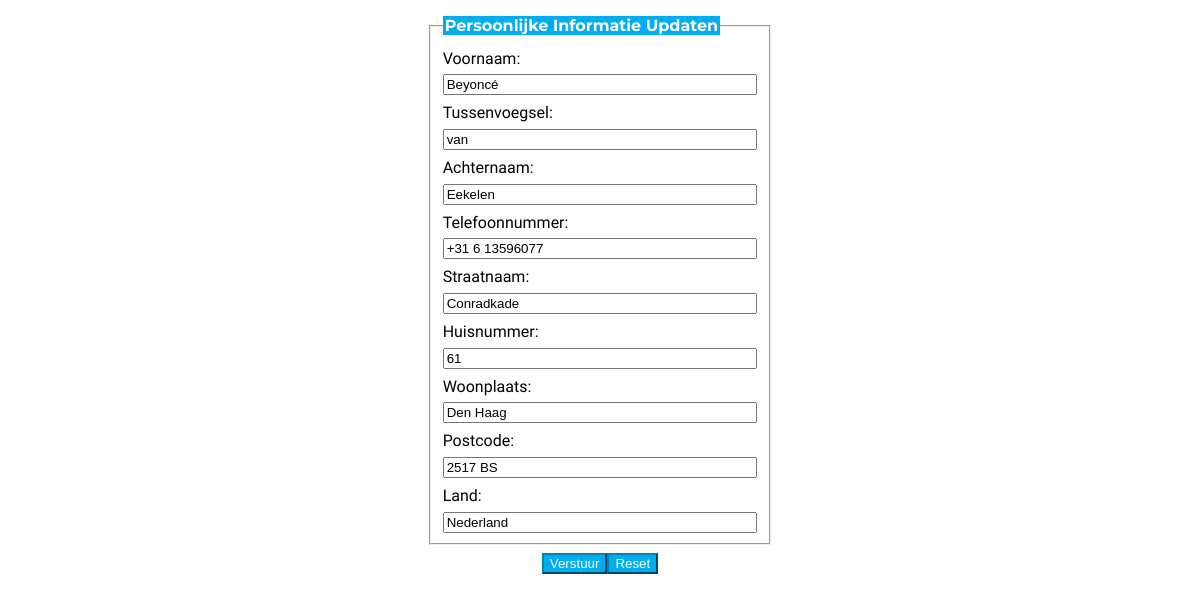
The app's page /client/update.php?id=1 with its own data.
### tables this page shows
CREATE TABLE IF NOT EXISTS `persoon` (
  `ID` smallint UNSIGNED NOT NULL AUTO_INCREMENT,
  `firstname` varchar(30) NOT NULL,
  `infix` varchar(30) DEFAULT NULL,
  `lastname` varchar(30) NOT NULL,
  `phonenumber` varchar(18) NOT NULL,
  `streetname` varchar(100) NOT NULL,
  `housenumber` varchar(10) NOT NULL,
  `locality` varchar(58) NOT NULL,
  `postalcode` varchar(10) NOT NULL,
  `country` varchar(61) NOT NULL,
  PRIMARY KEY (`ID`)
);

### client/update.php (the view, shortened to what this page needs)
<?php
require('config/config.php');
$dsn = "mysql:host=$dbHost;dbname=$dbName;charset=$dbCharset";
try {
    $pdo = new PDO($dsn, $dbUser, $dbPass);
} catch (PDOException $e) {
    console_log('Interne Server Error, neem contact op met de Database Beheerder');
    console_log($e->getMessage());
}
$sql = "SELECT   ID
                ,firstname AS FN
                ,infix
                ,lastname AS LN
                ,phonenumber AS PNR
                ,streetname AS STRN
                ,housenumber AS HSNR
                ,locality AS LCL
                ,postalcode AS PLCE
                ,country AS CTRY
        FROM     persoon
        WHERE ID = :id";
$statement = $pdo->prepare($sql);
$statement->bindValue(':id', $_GET['id'], PDO::PARAM_INT);
$statement->execute();
$result = $statement->fetch(PDO::FETCH_OBJ);
?>
<!DOCTYPE html>
<html lang="nl">
<head>
    <link rel="stylesheet" href="../style.css">
</head>
<body>
    <main>
        <form action="update.php" method="post">
            <fieldset>
                <legend>Persoonlijke Informatie Updaten</legend>
                <label for="voornaam">
                    Voornaam:
                    <input type="text" name="voornaam" id="voornaam" value="<?= $result->FN ?>" required />
                </label>
                <label for="tussenvoegsel">
                    Tussenvoegsel:
                    <input type="text" name="tussenvoegsel" id="tussenvoegsel" value="<?= $result->infix ?>" />
                </label>
                <label for="achternaam">
                    Achternaam:
                    <input type="text" name="achternaam" id="achternaam" value="<?= $result->LN ?>" required />
                </label>
                <label for="telefoonnummer">
                    Telefoonnummer:
                    <input type="text" name="telefoonnummer" id="telefoonnummer" value="<?= $result->PNR ?>" required />
                </label>
                <label for="straatnaam">
                    Straatnaam:
                    <input type="text" name="straatnaam" id="straatnaam" value="<?= $result->STRN ?>" required />
                </label>
                <label for="huisnummer">
                    Huisnummer:
                    <input type="text" name="huisnummer" id="huisnummer" value="<?= $result->HSNR ?>" required />
                </label>
                <label for="woonplaats">
                    Woonplaats:
                    <input type="text" name="woonplaats" id="woonplaats" value="<?= $result->LCL ?>" required />
                </label>
                <label for="postcode">
                    Postcode:
                    <input type="text" name="postcode" id="postcode" value="<?= $result->PLCE ?>" required />
                </label>
                <label for="land">
                    Land:
                    <input type="text" name="land" id="land" value="<?= $result->CTRY ?>" required />
                </label>
            </fieldset>
            <div class="buttonss">
                <input type="submit" value="Verstuur">
                <input type="reset">
            </div>
        </form>
    </main>
</body>
</html>

### style.css (style rules this page uses)
body * { box-sizing: border-box; }
form { display: flex; justify-content: center; flex-direction: column; align-items: center; }
fieldset { display: flex; margin: .5em 0; flex-direction: column; }
fieldset>label { width: 100%; margin-top: .5em; }
label>input:not([type="radio"]):not([type="checkbox"]), label>textarea, label>select { width: 100%; margin-top: .5em; }
legend { font-family: 'Montserrat'; color: white; font-weight: bold; background-color: #00aeef; }
p, label { font-family: 'Barlow Condensed'; }
input[type="submit"] { background-color: #00aeef; border-color: #0283b3; color: #ffffff; }
input[type="reset"] { background-color: #00aeef; border-color: #0283b3; color: #ffffff; }
.buttonss { display: flex; justify-content: center; }

### records on screen
persoon: voornaam "Beyoncé", tussenvoegsel "van", achternaam "Eekelen", telefoonnummer "+31 6 13596077", straatnaam "Conradkade", huisnummer "61", woonplaats "Den Haag", postcode "2517 BS", land "Nederland"
